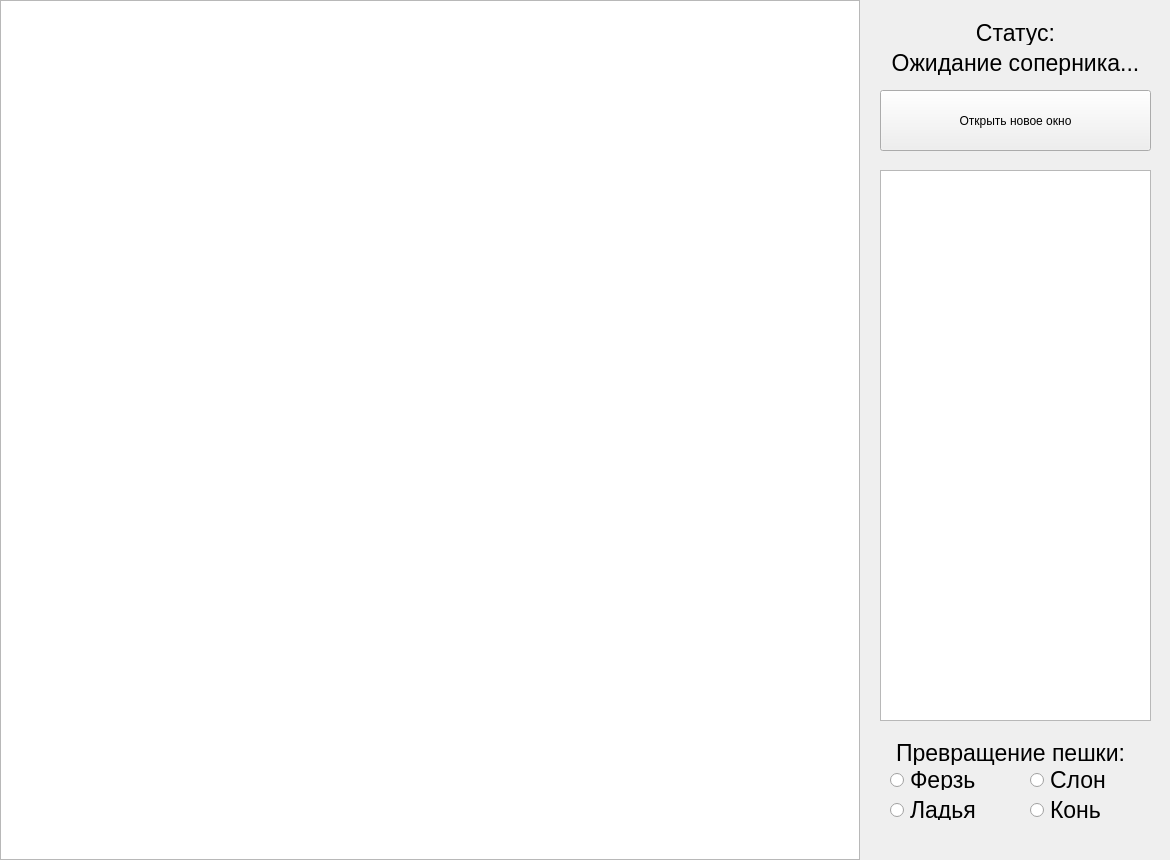
<?xml version="1.0" encoding="UTF-8"?>
<ui version="4.0">
 <class>Game</class>
 <widget class="QMainWindow" name="Game">
  <property name="geometry">
   <rect>
    <x>0</x>
    <y>0</y>
    <width>1170</width>
    <height>860</height>
   </rect>
  </property>
  <property name="windowTitle">
   <string>Game</string>
  </property>
  <widget class="QWidget" name="centralwidget">
   <widget class="QLabel" name="label_3">
    <property name="geometry">
     <rect>
      <x>880</x>
      <y>740</y>
      <width>261</width>
      <height>25</height>
     </rect>
    </property>
    <property name="font">
     <font>
      <pointsize>17</pointsize>
     </font>
    </property>
    <property name="text">
     <string>Превращение пешки:</string>
    </property>
    <property name="alignment">
     <set>Qt::AlignCenter</set>
    </property>
   </widget>
   <widget class="QTextEdit" name="textEdit">
    <property name="geometry">
     <rect>
      <x>880</x>
      <y>170</y>
      <width>271</width>
      <height>551</height>
     </rect>
    </property>
    <property name="font">
     <font>
      <pointsize>17</pointsize>
     </font>
    </property>
    <property name="html">
     <string>&lt;!DOCTYPE HTML PUBLIC &quot;-//W3C//DTD HTML 4.0//EN&quot; &quot;http://www.w3.org/TR/REC-html40/strict.dtd&quot;&gt;
&lt;html&gt;&lt;head&gt;&lt;meta name=&quot;qrichtext&quot; content=&quot;1&quot; /&gt;&lt;style type=&quot;text/css&quot;&gt;
p, li { white-space: pre-wrap; }
&lt;/style&gt;&lt;/head&gt;&lt;body style=&quot; font-family:'.AppleSystemUIFont'; font-size:17pt; font-weight:400; font-style:normal;&quot;&gt;
&lt;p style=&quot;-qt-paragraph-type:empty; margin-top:0px; margin-bottom:0px; margin-left:0px; margin-right:0px; -qt-block-indent:0; text-indent:0px;&quot;&gt;&lt;br /&gt;&lt;/p&gt;&lt;/body&gt;&lt;/html&gt;</string>
    </property>
   </widget>
   <widget class="QGraphicsView" name="graphicsView">
    <property name="geometry">
     <rect>
      <x>0</x>
      <y>0</y>
      <width>860</width>
      <height>860</height>
     </rect>
    </property>
   </widget>
   <widget class="QRadioButton" name="radioButton">
    <property name="geometry">
     <rect>
      <x>890</x>
      <y>770</y>
      <width>131</width>
      <height>20</height>
     </rect>
    </property>
    <property name="font">
     <font>
      <pointsize>17</pointsize>
     </font>
    </property>
    <property name="text">
     <string>Ферзь</string>
    </property>
   </widget>
   <widget class="QRadioButton" name="radioButton_2">
    <property name="geometry">
     <rect>
      <x>890</x>
      <y>800</y>
      <width>131</width>
      <height>20</height>
     </rect>
    </property>
    <property name="font">
     <font>
      <pointsize>17</pointsize>
     </font>
    </property>
    <property name="text">
     <string>Ладья</string>
    </property>
   </widget>
   <widget class="QRadioButton" name="radioButton_3">
    <property name="geometry">
     <rect>
      <x>1030</x>
      <y>770</y>
      <width>131</width>
      <height>20</height>
     </rect>
    </property>
    <property name="font">
     <font>
      <pointsize>17</pointsize>
     </font>
    </property>
    <property name="text">
     <string>Слон</string>
    </property>
   </widget>
   <widget class="QRadioButton" name="radioButton_4">
    <property name="geometry">
     <rect>
      <x>1030</x>
      <y>800</y>
      <width>131</width>
      <height>20</height>
     </rect>
    </property>
    <property name="font">
     <font>
      <pointsize>17</pointsize>
     </font>
    </property>
    <property name="text">
     <string>Конь</string>
    </property>
   </widget>
   <widget class="QPushButton" name="pushButton">
    <property name="geometry">
     <rect>
      <x>880</x>
      <y>90</y>
      <width>271</width>
      <height>61</height>
     </rect>
    </property>
    <property name="text">
     <string>Открыть новое окно</string>
    </property>
   </widget>
   <widget class="QLabel" name="label_4">
    <property name="geometry">
     <rect>
      <x>880</x>
      <y>20</y>
      <width>271</width>
      <height>25</height>
     </rect>
    </property>
    <property name="font">
     <font>
      <pointsize>17</pointsize>
     </font>
    </property>
    <property name="text">
     <string>Статус:</string>
    </property>
    <property name="scaledContents">
     <bool>true</bool>
    </property>
    <property name="alignment">
     <set>Qt::AlignCenter</set>
    </property>
    <property name="textInteractionFlags">
     <set>Qt::LinksAccessibleByKeyboard|Qt::TextSelectableByMouse</set>
    </property>
   </widget>
   <widget class="QLabel" name="label_5">
    <property name="geometry">
     <rect>
      <x>880</x>
      <y>50</y>
      <width>271</width>
      <height>25</height>
     </rect>
    </property>
    <property name="font">
     <font>
      <pointsize>17</pointsize>
     </font>
    </property>
    <property name="text">
     <string>Ожидание соперника...</string>
    </property>
    <property name="alignment">
     <set>Qt::AlignCenter</set>
    </property>
   </widget>
  </widget>
  <widget class="QMenuBar" name="menubar">
   <property name="geometry">
    <rect>
     <x>0</x>
     <y>0</y>
     <width>1170</width>
     <height>21</height>
    </rect>
   </property>
  </widget>
 </widget>
 <resources/>
 <connections/>
</ui>
